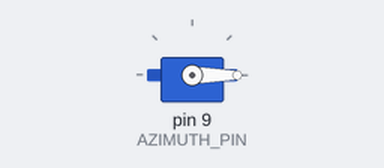
The sketch below on a simulated Arduino Uno, built with avr-gcc and run on an emulated ATmega328P. On the bench: servo.

Above: at 0.1 s.
At 1.1 s:
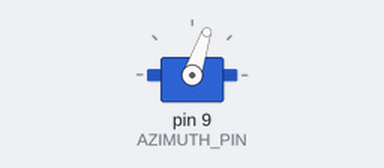
Timing chart, 0 to 2.6 s (numbered marks = the images above):
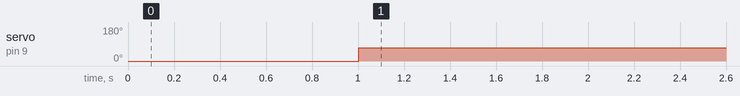

Measured:
- by itself, servo on pin 9 (AZIMUTH_PIN): 0° → 71° at 1.0 s

The sketch:

suncalc.ino
```cpp
#include <Servo.h>

#define AZIMUTH_PIN 9

#define REMMERS_LAT 53.181634d
#define REMMERS_LONG 6.541645d

#define TIJD 1481632030

#include <math.h>

#define PI (M_PI)
#define DEG2RAD (PI / 180)
#define RAD2DEG (180 / PI)
#define SECONDS_IN_DAY ((double) (24 * 3600))

struct sun_pos {
	double azimuth;
	double altitude;
};

int J1970 = 2440588,
	J2000 = 2451545;

double M0 = 357.5291 * DEG2RAD,
	M1 = 0.98560028 * DEG2RAD,
	J0 = 0.0009,
	J1 = 0.0053,
	J2 = -0.0069,
	C1 = 1.9148 * DEG2RAD,
	C2 = 0.0200 * DEG2RAD,
	C3 = 0.0003 * DEG2RAD,
	P = 102.9372 * DEG2RAD,
	e = 23.45 * DEG2RAD,
	th0 = 280.1600 * DEG2RAD,
	th1 = 360.9856235 * DEG2RAD,
	h0 = -0.83 * DEG2RAD, //sunset angle
	d0 = 0.53 * DEG2RAD, //sun diameter
	h1 = -6 * DEG2RAD, //nautical twilight angle
	h2 = -12 * DEG2RAD, //astronomical twilight angle
	h3 = -18 * DEG2RAD; //darkness angle


double timestampToJulianDate(int timestamp) {
	return timestamp / SECONDS_IN_DAY + J1970 - 0.5;
}

double getSolarMeanAnomaly(double Js) {
	return M0 + M1 * (Js - J2000);
}

double getEquationOfCenter(double M) {
	return C1 * sin(M) + C2 * sin(2 * M) + C3 * sin(3 * M);
}

double getEclipticLongtitude(double M, double C) {
	return M + P + C + PI;
}

double getSunDeclination(double Lsun) {
	return asin(sin(Lsun) * sin(e));
}

double getRightAscension(double Lsun) {
	return atan2(sin(Lsun) * cos(e), cos(Lsun));
}

double getSiderealTime(double J, double lw) {
	return th0 + th1 * (J - J2000) - lw;
}

double getAzimuth(double th, double a, double phi, double d) {
	double H = th - a;
	return atan2(sin(H), cos(H) * sin(phi) - tan(d) * cos(phi));
}

double getAltitude(double th, double a, double phi, double d) {
	double H = th - a;
	return asin(sin(phi) * sin(d) + cos(phi) * cos(d) * cos(H));
}

int getSunPosition(struct sun_pos* pos, int timestamp, double latitude, double longtitude) {
	if (pos == 0) return -1;

	double J = timestampToJulianDate(timestamp);
	double phi = latitude * DEG2RAD;
	double lw = longtitude * -DEG2RAD;

	double M = getSolarMeanAnomaly(J);
	double C = getEquationOfCenter(M);
	double Lsun = getEclipticLongtitude(M, C);
	double d = getSunDeclination(Lsun);
	double a = getRightAscension(Lsun);
	double th = getSiderealTime(J, lw);

	// TODO
	pos->azimuth = getAzimuth(th, a, phi, d) * RAD2DEG + 180;
	pos->altitude = getAltitude(th, a, phi, d) * RAD2DEG;

	return 0;
}


Servo azimuth;
struct sun_pos pos;

int time = TIJD;


void setup() {
  azimuth.attach(AZIMUTH_PIN);

  azimuth.write(0);

  delay(1000);
}

void loop() {
  if(getSunPosition(&pos, TIJD, REMMERS_LAT, REMMERS_LONG) != 0)
    return;

  azimuth.write(abs(pos.azimuth - 180));

  delay(1000);

  time++;
}
```
